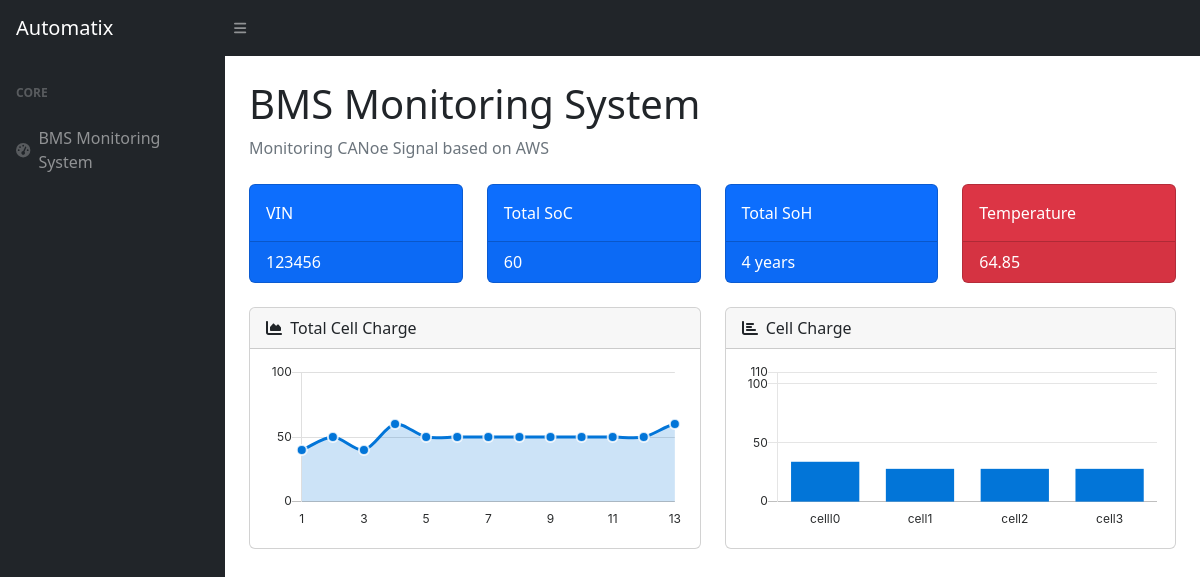
Before: /front/ with the older database file.
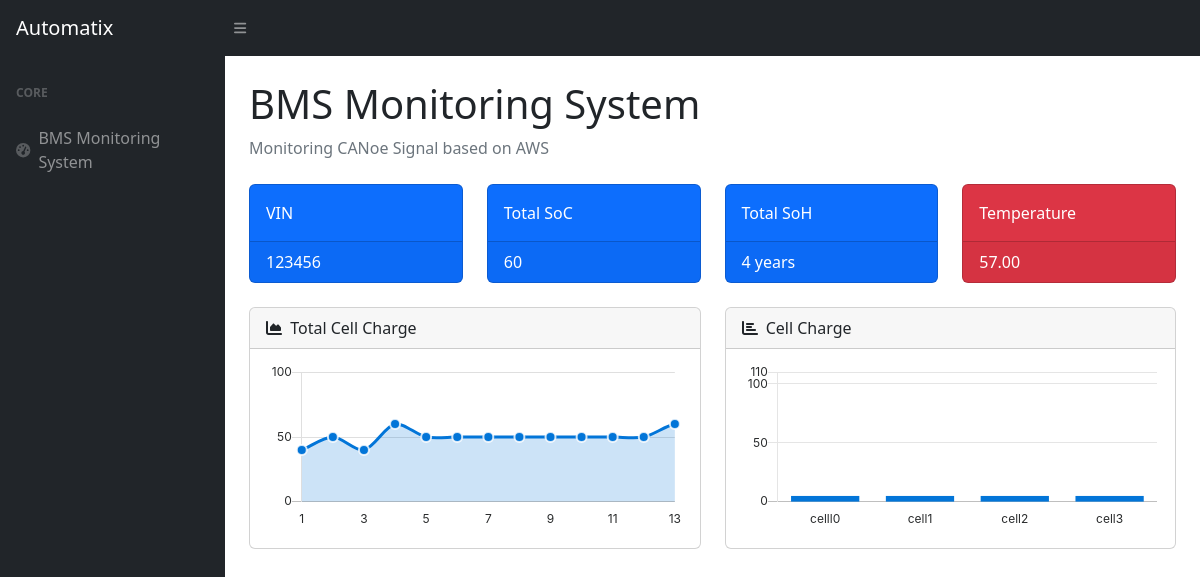
After: the same page with the newer database file.
### BMSmonitor/models.py (models this page shows, shortened)
class Module(models.Model):
    cell0_soc = models.DecimalField(max_digits=5, decimal_places=2, help_text="State of Charge for Cell 0")
    cell0_voltage = models.DecimalField(max_digits=5, decimal_places=2, help_text="Voltage for Cell 0")
    cell1_soc = models.DecimalField(max_digits=5, decimal_places=2, help_text="State of Charge for Cell 1")
    cell1_voltage = models.DecimalField(max_digits=5, decimal_places=2, help_text="Voltage for Cell 1")
    cell2_soc = models.DecimalField(max_digits=5, decimal_places=2, help_text="State of Charge for Cell 2")
    cell2_voltage = models.DecimalField(max_digits=5, decimal_places=2, help_text="Voltage for Cell 2")
    cell3_soc = models.DecimalField(max_digits=5, decimal_places=2, help_text="State of Charge for Cell 3")
    cell3_voltage = models.DecimalField(max_digits=5, decimal_places=2, help_text="Voltage for Cell 3")
    charge_flag = models.DecimalField(max_digits=5, decimal_places=2, help_text="Charge Flag")
    temperature = models.DecimalField(max_digits=5, decimal_places=2, help_text="Charge Flag")

### BMSmonitor/views.py (the view)
# urls.py: path('front/',views.show_cell_data),
def show_cell_data(request):
    latest_cell_data = Module.objects.last()
    dict = {
        "index0" : queue[0],
        "index1" : queue[1],
        "index2" : queue[2],
        "index3" : queue[3],
        "index4" : queue[4],
        "index5" : queue[5],
        "index6" : queue[6],
        "index7" : queue[7],
        "index8" : queue[8],
        "index9" : queue[9],
        "index10" : queue[10],
        "index11" : queue[11],
        "index12" : queue[12],
    }
    return render(request, 'BatteryData.html', {'cell_data': latest_cell_data,'charts':dict})

### templates/BatteryData.html (shortened to what this page needs)
<!DOCTYPE html>
<html lang="en">
  {% load static %}
    <head>
        <link href="https://cdn.jsdelivr.net/npm/simple-datatables@7.1.2/dist/style.min.css" rel="stylesheet" />
    </head>
    <body class="sb-nav-fixed">
        <nav class="sb-topnav navbar navbar-expand navbar-dark bg-dark">
            <a class="navbar-brand ps-3" href="index.html">Automatix</a>
            <button class="btn btn-link btn-sm order-1 order-lg-0 me-4 me-lg-0" id="sidebarToggle" href="#!"><i class="fas fa-bars"></i></button>
        </nav>
        <div id="layoutSidenav">
            <div id="layoutSidenav_nav">
                <nav class="sb-sidenav accordion sb-sidenav-dark" id="sidenavAccordion">
                    <div class="sb-sidenav-menu">
                        <div class="nav">
                            <div class="sb-sidenav-menu-heading">Core</div>
                            <a class="nav-link" href="index.html">
                                <div class="sb-nav-link-icon"><i class="fas fa-tachometer-alt"></i></div>
                                BMS Monitoring System
                            </a>
                    </div>
                </nav>
            </div>
            <div id="layoutSidenav_content">
                <main>
                    <div class="container-fluid px-4">
                        <h1 class="mt-4">BMS Monitoring System</h1>
                        <ol class="breadcrumb mb-4">
                            <li class="breadcrumb-item active">Monitoring CANoe Signal based on AWS</li>
                        </ol>
                        <div class="row">
                            <div class="col-xl-3 col-md-6">
                                <div class="card bg-primary text-white mb-4">
                                    <div class="card-body">VIN</div>
                                    <div class="card-footer d-flex align-items-center justify-content-between">
                                      123456
                                    </div>
                                </div>
                            </div>
                            <div class="col-xl-3 col-md-6">
                                <div class="card  bg-primary text-white mb-4">
                                    <div class="card-body">Total SoC</div>
                                    <div class="card-footer d-flex align-items-center justify-content-between">
                                        {{charts.index12}}
                                    </div>
                                </div>
                            </div>
                            <div class="col-xl-3 col-md-6">
                                <div class="card bg-primary text-white mb-4">
                                    <div class="card-body"> Total SoH</div>
                                    <div class="card-footer d-flex align-items-center justify-content-between">
                                       4 years
                                    </div>
                                </div>
                            </div>
                            <div class="col-xl-3 col-md-6">
                                <div class="card text-white mb-4" id="temperatureCard">
                                    <div class="card-body">Temperature</div>
                                    <div class="card-footer d-flex align-items-center justify-content-between">
                                        <span id="temperatureValue">{{cell_data.temperature}}</span>
                                    </div>
                                </div>
                            </div>
                        </div>
                           <div class="row">
                            <div class="col-xl-6">
                                <div class="card mb-4">
                                    <div class="card-header">
                                        <i class="fas fa-chart-area me-1"></i>
                                        Total Cell Charge
                                    </div>
                                    <div class="card-body"><canvas id="myAreaChart" width="100%" height="40"></canvas></div>
                                </div>
                            </div>
                             <div class="col-xl-6">
                                <div class="card mb-4">
                                    <div class="card-header">
                                        <i class="fas fa-chart-bar me-1"></i>
                                         Cell Charge
                                    </div>
                                    <div class="card-body"><canvas id="myBarChart" width="100%" height="40"></canvas></div>
                                </div>
                            </div>
                    </div>
                </main>
            </div>
        </div>
         <script>
            // Set new default font family and font color to mimic Bootstrap's default styling
Chart.defaults.global.defaultFontFamily = '-apple-system,system-ui,BlinkMacSystemFont,"Segoe UI",Roboto,"Helvetica Neue",Arial,sans-serif';
Chart.defaults.global.defaultFontColor = '#292b2c';
// Area Chart Example
var ctx = document.getElementById("myAreaChart");
var myLineChart = new Chart(ctx, {
  type: 'line',
  data: {
    labels: ["1", "2", "3", "4", "5", "6", "7", "8", "9", "10", "11", "12", "13"],
    datasets: [{
      label: "Sessions",
      lineTension: 0.3,
      backgroundColor: "rgba(2,117,216,0.2)",
      borderColor: "rgba(2,117,216,1)",
      pointRadius: 5,
      pointBackgroundColor: "rgba(2,117,216,1)",
      pointBorderColor: "rgba(255,255,255,0.8)",
      pointHoverRadius: 5,
      pointHoverBackgroundColor: "rgba(2,117,216,1)",
      pointHitRadius: 50,
      pointBorderWidth: 2,
      data: [{{charts.index0}}, {{charts.index1}}, {{charts.index0}}, {{charts.index2}}, {{charts.index3}},{{charts.index4}}, {{charts.index5}}, {{charts.index6}}, {{charts.index7}},{{charts.index8}}, {{charts.index9}}, {{charts.index10}}, {{charts.index11}},{{charts.index12}}],
    }],
  },
  options: {
    scales: {
      xAxes: [{
        time: {
          unit: 'date'
        },
        gridLines: {
          display: false
        },
        ticks: {
          maxTicksLimit: 7
        }
      }],
      yAxes: [{
        ticks: {
          min: 0,
          max: 100,
          maxTicksLimit: 5
        },
        gridLines: {
          color: "rgba(0, 0, 0, .125)",
        }
      }],
    },
    legend: {
      display: false
    }
  }
});
         </script>
         <script>
            // Set new default font family and font color to mimic Bootstrap's default styling
Chart.defaults.global.defaultFontFamily = '-apple-system,system-ui,BlinkMacSystemFont,"Segoe UI",Roboto,"Helvetica Neue",Arial,sans-serif';
Chart.defaults.global.defaultFontColor = '#292b2c';
// Bar Chart Example
var ctx = document.getElementById("myBarChart");
var myLineChart = new Chart(ctx, {
  type: 'bar',
  data: {
    labels: ["celll0", "cell1", "cell2", "cell3"],
    datasets: [{
      label: "Revenue",
      backgroundColor: "rgba(2,117,216,1)",
      borderColor: "rgba(2,117,216,1)",
      data: [{{cell_data.cell0_voltage}}, {{cell_data.cell1_voltage}},{{cell_data.cell2_voltage}}, {{cell_data.cell3_voltage}}],
    }],
  },
  options: {
    scales: {
      xAxes: [{
        time: {
          unit: 'month'
        },
        gridLines: {
          display: false
        },
        ticks: {
          maxTicksLimit: 4
        }
      }],
      yAxes: [{
        ticks: {
          min: 0,
          max: 110,
          maxTicksLimit: 4
        },
        gridLines: {
          display: true
        }
      }],
    },
    legend: {
      display: false
    }
  }
});
         </script>
    </body>
</html>

Changed rows visible on the page:
changed Module: temperature "64.85" → "57.00"
Other visible differences:
chart data {{ cell_data.cell0_voltage }}: 34.00 → 5.00
chart data {{ cell_data.cell1_voltage }}: 28.00 → 5.00
chart data {{ cell_data.cell2_voltage }}: 28.00 → 5.00
chart data {{ cell_data.cell3_voltage }}: 28.00 → 5.00
